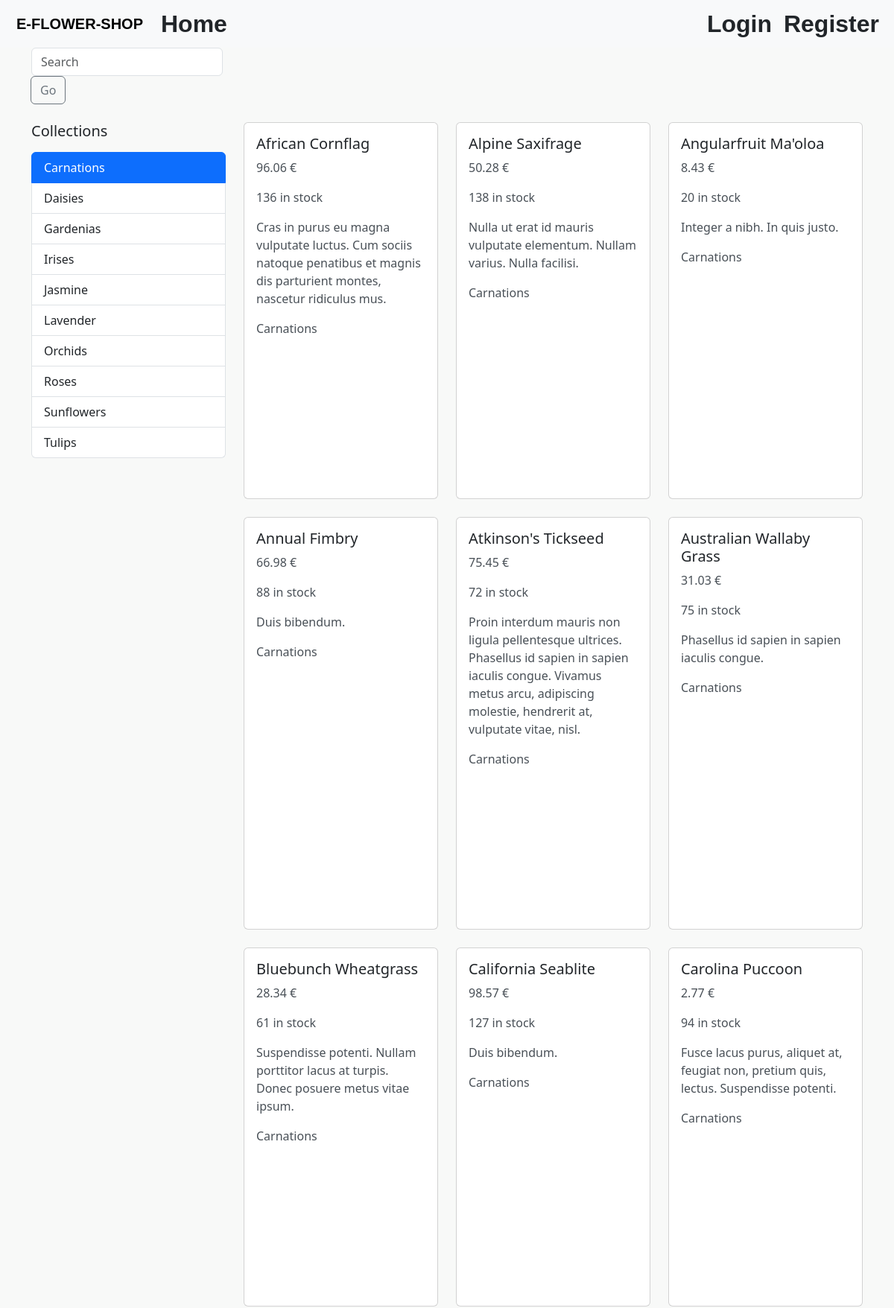
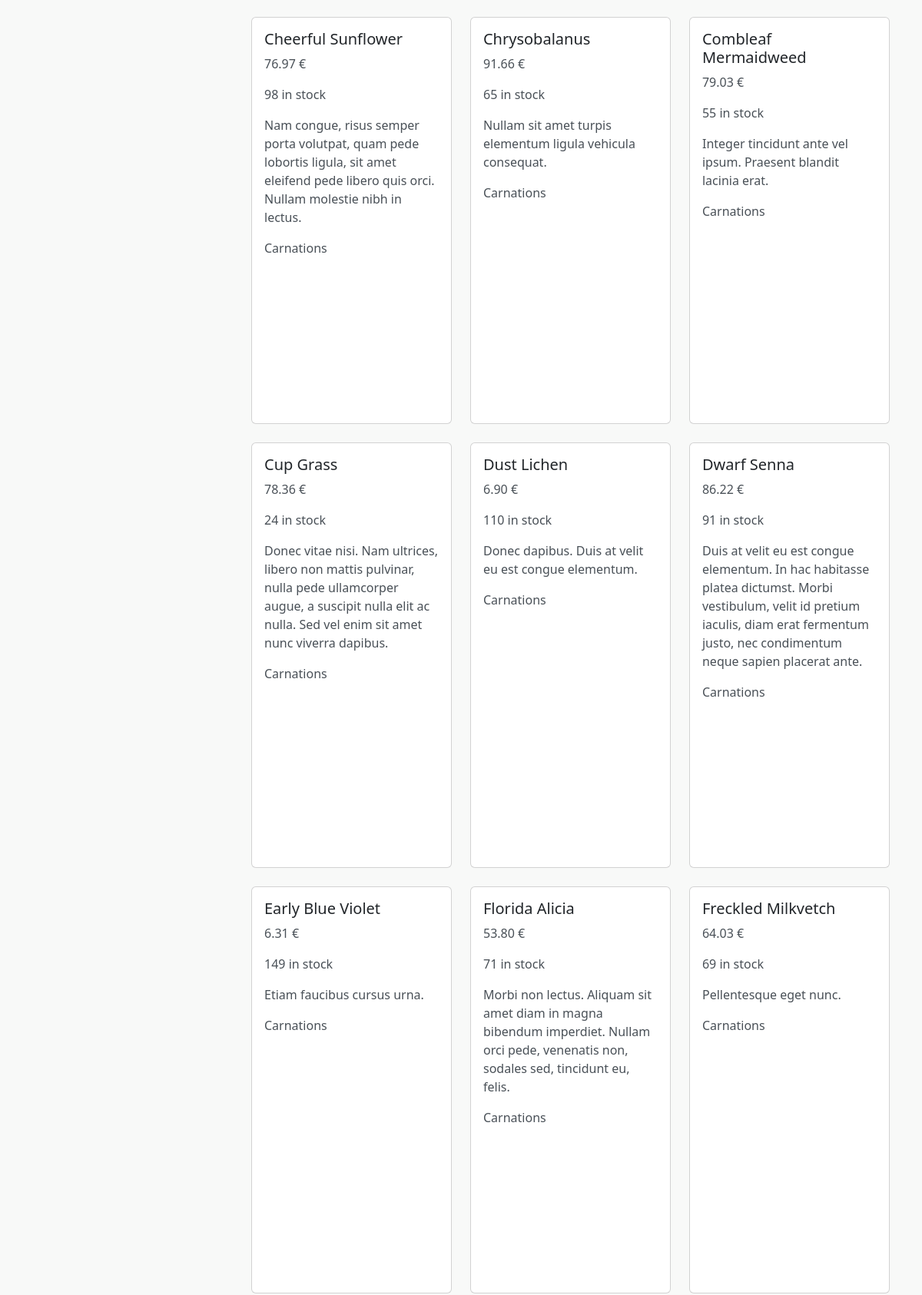
Screenshot of /?collection=2 (upper part) with the database file from the repository (2 pictures, top to bottom).
### store/models.py (models this page shows, shortened)
class Collection(models.Model):
    title = models.CharField(max_length=255)
    featured_product = models.ForeignKey(
        'Product', on_delete=models.SET_NULL, null=True, related_name='+')
    def __str__(self) -> str:
        return self.title
    class Meta:
        ordering = ['title']

class Product(models.Model):
    title = models.CharField(max_length=255)
    slug = models.SlugField()
    image = models.ImageField(upload_to='static/media/products/', default='media/default/default.jpg')
    description = models.TextField(null=True, blank=True)
    unit_price = models.DecimalField(
        max_digits=6,
        decimal_places=2,
        validators=[MinValueValidator(1)])
    inventory = models.IntegerField(
        validators=[MinValueValidator(0)]
    )
    last_update = models.DateTimeField(auto_now=True)
    collection = models.ForeignKey(Collection, on_delete=models.PROTECT)
    promotions = models.ManyToManyField(Promotion, blank=True)
    class Meta:
        ordering = ['title']

### store_custom/views.py (the view)
# urls.py: path('', views.product_list, name='product_list'),
def product_list(request):
    collections = Collection.objects.all()
    collection_id = request.GET.get('collection')
    query = request.GET.get('query')
    if collection_id:
        products_list = Product.objects.filter(collection_id=collection_id)
    elif query:
        products_list = Product.objects.filter(
            Q(title__icontains=query) | Q(collection__title__icontains=query)
        )
    else:
        products_list = Product.objects.all()
    paginator = Paginator(products_list, 30)
    page = request.GET.get('page')
    products_request = paginator.get_page(page)
    context = {
        'collections': collections,
        'products': products_request,
        'query': query,
    }
    return render(request, 'store_custom/products.html', context)

### store_custom/templates/store_custom/products.html (shortened to what this page needs)
{% extends 'store_custom/base.html' %}
{% load static %}
{% block content %}
    <div class="container">
        <div class="row">
            <div class="col-lg-3">
                <form method="GET" action="" class="mb-4">
                    <div class="input-group">
                        <label>
                            {% if query == None%}
                                <input type="text" name="query" class="form-control" placeholder="Search">
                            {% else %}
                                <input type="text" name="query" class="form-control" placeholder="Search"
                                       value="{{ query }}">
                            {% endif %}
                        </label>
                        <div class="input-group-append">
                            <button class="btn btn-outline-secondary" type="submit">Go</button>
                        </div>
                    </div>
                </form>
                <h5 class="mb-3">Collections</h5>
                <div class="list-group" id="collectionFilter">
                    {% for collection in collections %}
                        <a href="?collection={{ collection.id }}"
                           class="list-group-item list-group-item-action{% if collection.id|stringformat:'s' == request.GET.collection %} active{% endif %}">
                            {{ collection.title }}
                        </a>
                    {% endfor %}
                </div>
            </div>
            <div class="col-lg-9">
                <div class="row">
                    {% for product in products %}
                        <div class="col-12 col-sm-6 col-md-4 col-lg-4 mb-4">
                            <div class="card h-100">
                                <div class="card-body d-flex flex-column">
                                    <h5 class="card-title">{{ product.title }}</h5>
                                    <p class="card-text">{{ product.unit_price }} €</p>
                                    <p class="card-text">{{ product.inventory }} in stock</p>
                                    <p class="card-text">{{ product.description }}</p>
                                    <p class="card-text">{{ product.collection }}</p>
                                </div>
                            </div>
                        </div>
                    {% endfor %}
                </div>
            </div>
        </div>
    </div>
{% endblock %}

### store_custom/static/css/base.css (style rules this page uses)
body { background-color: #f8f9f8 !important; }
.card { margin-top: 100px !important; margin-bottom: 100px !important; }
h1, h2, h3, h5, h6 { color: #212529 !important; }
p, li { color: #495057 !important; }

### rows the page displays
Collection: title "Carnations"
Collection: title "Daisies"
Collection: title "Gardenias"
Collection: title "Irises"
Collection: title "Jasmine"
Collection: title "Lavender"
Collection: title "Orchids"
Collection: title "Roses"
Collection: title "Sunflowers"
Collection: title "Tulips"
Product: title "African Cornflag", unit_price "96.06", inventory "136", description "Cras in purus eu magna vulputate luctus. Cum sociis natoque penatibus et magnis dis parturient montes, nascetur ridiculus mus.", collection "Carnations"
Product: title "Alpine Saxifrage", unit_price "50.28", inventory "138", description "Nulla ut erat id mauris vulputate elementum. Nullam varius. Nulla facilisi.", collection "Carnations"
Product: title "Angularfruit Ma'oloa", unit_price "8.43", inventory "20", description "Integer a nibh. In quis justo.", collection "Carnations"
Product: title "Annual Fimbry", unit_price "66.98", inventory "88", description "Duis bibendum.", collection "Carnations"
Product: title "Atkinson's Tickseed", unit_price "75.45", inventory "72", description "Proin interdum mauris non ligula pellentesque ultrices. Phasellus id sapien in sapien iaculis congue. Vivamus metus arcu, adipiscing molestie, hendrerit at, vulputate vitae, nisl.", collection "Carnations"
Product: title "Australian Wallaby Grass", unit_price "31.03", inventory "75", description "Phasellus id sapien in sapien iaculis congue.", collection "Carnations"
Product: title "Bluebunch Wheatgrass", unit_price "28.34", inventory "61", description "Suspendisse potenti. Nullam porttitor lacus at turpis. Donec posuere metus vitae ipsum.", collection "Carnations"
Product: title "California Seablite", unit_price "98.57", inventory "127", description "Duis bibendum.", collection "Carnations"
Product: title "Carolina Puccoon", unit_price "2.77", inventory "94", description "Fusce lacus purus, aliquet at, feugiat non, pretium quis, lectus. Suspendisse potenti.", collection "Carnations"
Product: title "Cheerful Sunflower", unit_price "76.97", inventory "98", description "Nam congue, risus semper porta volutpat, quam pede lobortis ligula, sit amet eleifend pede libero quis orci. Nullam molestie nibh in lectus.", collection "Carnations"
Product: title "Chrysobalanus", unit_price "91.66", inventory "65", description "Nullam sit amet turpis elementum ligula vehicula consequat.", collection "Carnations"
Product: title "Combleaf Mermaidweed", unit_price "79.03", inventory "55", description "Integer tincidunt ante vel ipsum. Praesent blandit lacinia erat.", collection "Carnations"
Product: title "Cup Grass", unit_price "78.36", inventory "24", description "Donec vitae nisi. Nam ultrices, libero non mattis pulvinar, nulla pede ullamcorper augue, a suscipit nulla elit ac nulla. Sed vel enim sit amet nunc viverra dapibus.", collection "Carnations"
Product: title "Dust Lichen", unit_price "6.90", inventory "110", description "Donec dapibus. Duis at velit eu est congue elementum.", collection "Carnations"
Product: title "Dwarf Senna", unit_price "86.22", inventory "91", description "Duis at velit eu est congue elementum. In hac habitasse platea dictumst. Morbi vestibulum, velit id pretium iaculis, diam erat fermentum justo, nec condimentum neque sapien placerat ante.", collection "Carnations"
Product: title "Early Blue Violet", unit_price "6.31", inventory "149", description "Etiam faucibus cursus urna.", collection "Carnations"
Product: title "Florida Alicia", unit_price "53.80", inventory "71", description "Morbi non lectus. Aliquam sit amet diam in magna bibendum imperdiet. Nullam orci pede, venenatis non, sodales sed, tincidunt eu, felis.", collection "Carnations"
Product: title "Freckled Milkvetch", unit_price "64.03", inventory "69", description "Pellentesque eget nunc.", collection "Carnations"
